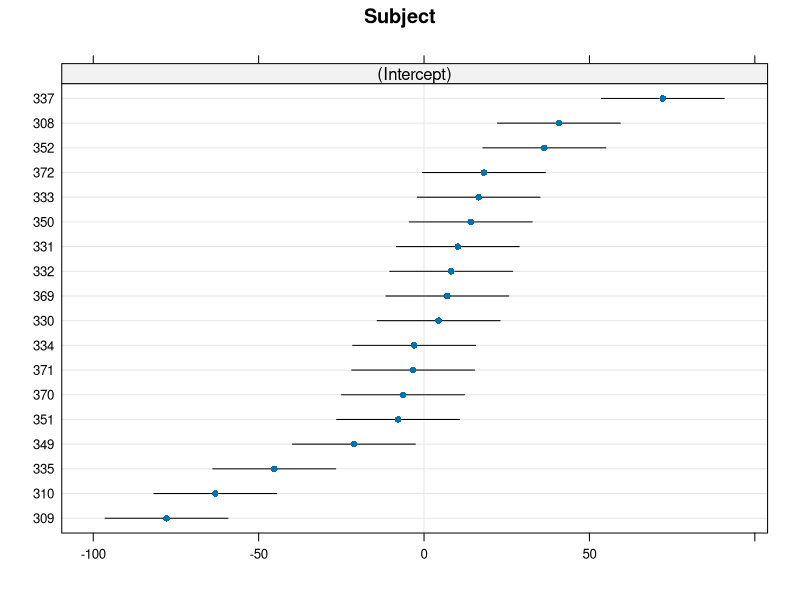

Here is the R script that generated this plot:
## ---- chunk 1
library(lme4)
library(lattice) # Para visualização dos efeitos aleatórios
data("sleepstudy", package = "lme4")
head(sleepstudy)
## ---- chunk 2
model <- lmer(Reaction ~ Days + (1 | Subject), data = sleepstudy)
## ---- chunk 3
summary(model)
## ---- chunk 4
dotplot(ranef(model))
